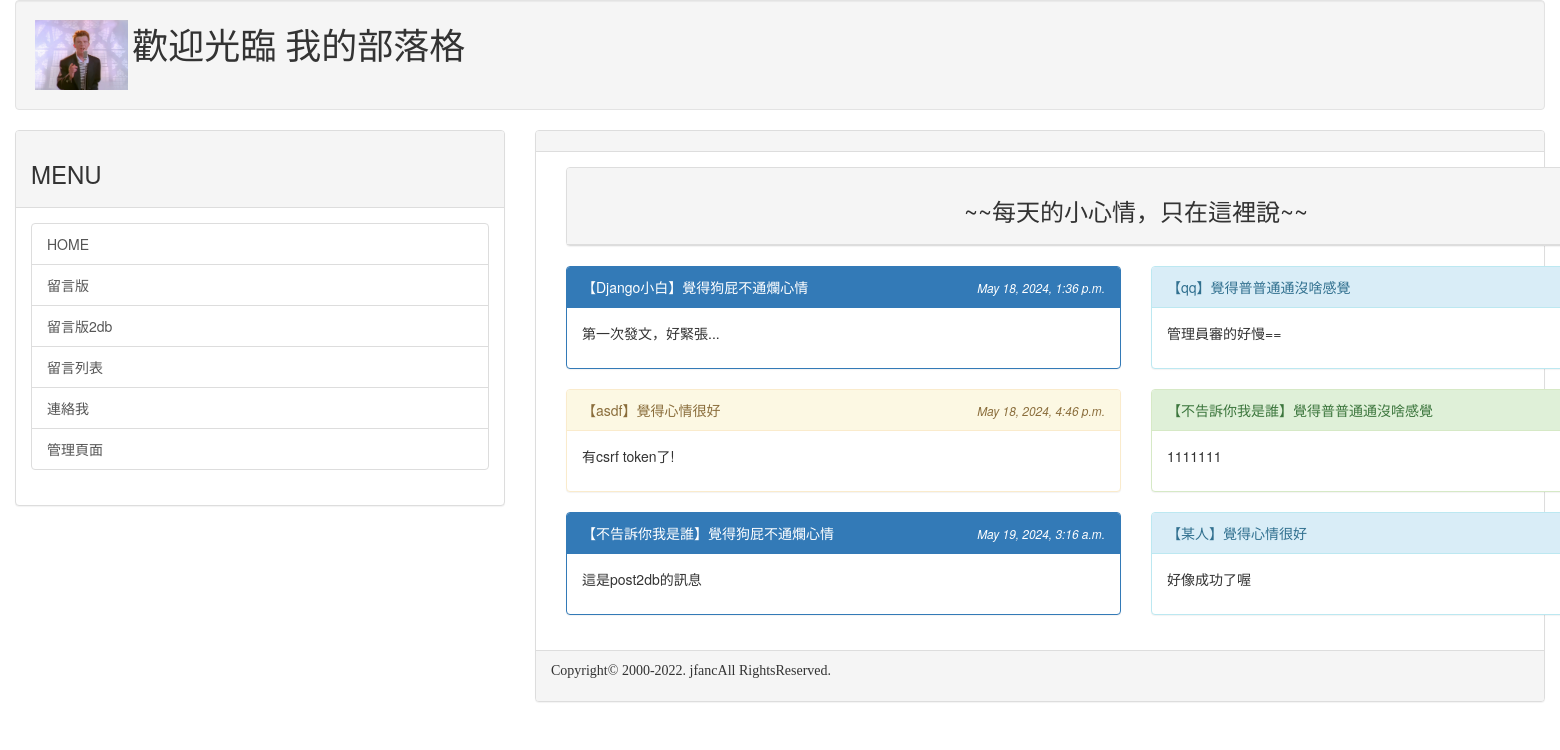
Page /list/ on the committed database.
### mysite/models.py (models this page shows, shortened)
class Post(models.Model):
    mood = models.ForeignKey('Mood', on_delete=models.CASCADE)
    nickname = models.CharField(max_length=50, default='不告訴你我是誰')
    message = models.TextField(null=False)
    del_pass= models.CharField(max_length=50)
    pub_time= models.DateTimeField(auto_now=True)
    enabled = models.BooleanField(default=False) #改True就可以預設為開啟

class Mood(models.Model):
    status = models.CharField(max_length=50, null=False)
    def __str__(self):
        return self.status

### mysite/views.py (the view)
# urls.py: path('list/', views.listing),
def listing(request):
  posts = models.Post.objects.filter(enabled=True).order_by('pub_time')[:150]
  moods = models.Mood.objects.all()
  return render(request, 'listing.html', locals())

### mysite/templates/listing.html (shortened to what this page needs)
{% extends "base.html" %}
{% block content %}
<div class='container'>
    <div class='row'>
        <div class='col-md-12'>
            <div class='panel panel-default'>
                <div class='panel-heading' align=center>
                    <h3>~~每天的小心情，只在這裡說~~</h3>
                </div>
            </div>
        </div>
    </div>
    <div class="row">
        {% for p in posts %}
        <div class="col-sm-12 col-md-6">
            <div class='panel {%cycle "panel-primary" "panel-info" "panel-warning" "panel-success" %}'>
                <div class='panel-heading'>
                    <table width='100%'>
                        <tr>
                            <td>
                                【{{ p.nickname }}】覺得{{ p.mood }}
                            </td>
                            <td align=right>
                                <i><small>{{ p.pub_time }}</small></i>
                            </td>
                        </tr>
                    </table>
                </div>
                <div class='panel-body'>{{ p.message | linebreaks }}</div>
            </div>
        </div>
        {% endfor%}
    </div>
</div>
{% endblock %}

### rows in the picture
Post: nickname "Django小白", mood "狗屁不通爛心情", pub_time "May 18, 2024, 1:36 p.m.", message "第一次發文，好緊張..."
Post: nickname "qq", mood "普普通通沒啥感覺", message "管理員審的好慢=="
Post: nickname "asdf", mood "心情很好", pub_time "May 18, 2024, 4:46 p.m.", message "有csrf token了!"
Post: nickname "不告訴你我是誰", mood "普普通通沒啥感覺", message "1111111"
Post: nickname "不告訴你我是誰", mood "狗屁不通爛心情", pub_time "May 19, 2024, 3:16 a.m.", message "這是post2db的訊息"
Post: nickname "某人", mood "心情很好", message "好像成功了喔"
